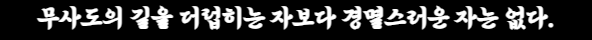
#> input picture inputs/usa_ending/O15_000148_592x40.png, 592 x 40 px
$ python make_png_contact_sheets.py ../../inputs/usa_ending --output-dir out
#> lines starting #> are read from the running program, lines starting #| are printed output that depends on the picture; after the words box and inside, x2 and y2 are one past the last pixel; in counts of white or black regions, pixels touching at a corner belong together
#!/usr/bin/env python3
"""Create labeled contact sheets for arbitrary PNG files."""

from __future__ import annotations

import argparse
from datetime import datetime
from pathlib import Path

from PIL import Image, ImageDraw, ImageFont


def checkerboard(width: int, height: int, cell: int = 8) -> Image.Image:
    image = Image.new("RGB", (width, height), "#d8d8d8")
    draw = ImageDraw.Draw(image)
    for y in range(0, height, cell):
        for x in range(0, width, cell):
            if (x // cell + y // cell) % 2:
                draw.rectangle((x, y, x + cell - 1, y + cell - 1), fill="#f0f0f0")
    return image


def main() -> None:
    parser = argparse.ArgumentParser()
    parser.add_argument("input_dir", type=Path)
    parser.add_argument("--output-dir", required=True, type=Path)
    parser.add_argument("--since", help="local ISO datetime lower bound")
    parser.add_argument("--name-prefix")
    parser.add_argument("--per-sheet", type=int, default=40)
    args = parser.parse_args()

    since = datetime.fromisoformat(args.since).timestamp() if args.since else None
    records = []
    for path in args.input_dir.glob("*.png"):
        if since is not None and path.stat().st_mtime < since:
            continue
        if args.name_prefix and not path.name.startswith(args.name_prefix):
            continue
        with Image.open(path) as image:
#> image is the input picture: PIL image 592x40 RGBA; mean R, G, B, A 49.9, 49.9, 49.9, 255
            records.append(
                {
                    "path": path,
                    "width": image.width,
                    "height": image.height,
                    "mtime": path.stat().st_mtime,
                }
            )
    records.sort(key=lambda item: (item["mtime"], item["path"].name))
    args.output_dir.mkdir(parents=True, exist_ok=True)

    columns = 4
    cell_width = 300
    cell_height = 235
    image_box = (280, 180)
    font = ImageFont.load_default()
    outputs = []
    for page, start in enumerate(range(0, len(records), args.per_sheet), 1):
        page_records = records[start : start + args.per_sheet]
        rows = (len(page_records) + columns - 1) // columns
#> rows = 1
        sheet = Image.new("RGB", (columns * cell_width, rows * cell_height), "white")
#> sheet: PIL image 1200x235 RGB; every value is 255
        draw = ImageDraw.Draw(sheet)
        for index, record in enumerate(page_records):
            column = index % columns
#> column = 0
            row = index // columns
#> row = 0
            left = column * cell_width
#> left = 0
            top = row * cell_height
#> top = 0
            tile = checkerboard(*image_box)
#> in checkerboard, `image = Image.new("RGB", (width, height), "#d8d8d8")`: image: PIL image 280x180 RGB; every value is 216
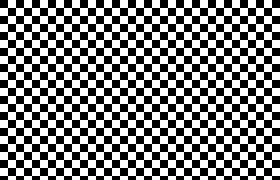
#> tile: PIL image 280x180 RGB; values 216 (black) and 240 (white), 50% white; 1 white region, box (x1, y1, x2, y2) and area: (0, 0, 280, 180) 25184
            with Image.open(record["path"]) as opened:
                source = opened.convert("RGBA")
            scale = min(
                image_box[0] / max(1, source.width),
                image_box[1] / max(1, source.height),
            )
#> scale = 0.473
            scale = min(4.0, max(1.0, scale))
#> scale = 1
            resized = source.resize(
                (
                    max(1, int(source.width * scale)),
                    max(1, int(source.height * scale)),
                ),
                Image.Resampling.NEAREST,
            )
            if resized.width > image_box[0] or resized.height > image_box[1]:
                resized.thumbnail(image_box, Image.Resampling.NEAREST)
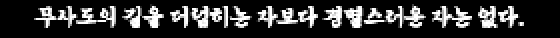
#> resized: PIL image 280x19 RGBA (shown 2 times larger); mean R, G, B, A 49.5, 49.5, 49.5, 255
            x = (image_box[0] - resized.width) // 2
#> x = 0
            y = (image_box[1] - resized.height) // 2
#> y = 80
            tile.paste(resized, (x, y), resized)
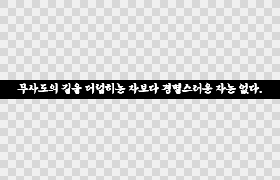
#> tile: PIL image 280x180 RGB; min 0, max 255, mean 209.2
            sheet.paste(tile, (left + 10, top + 5))
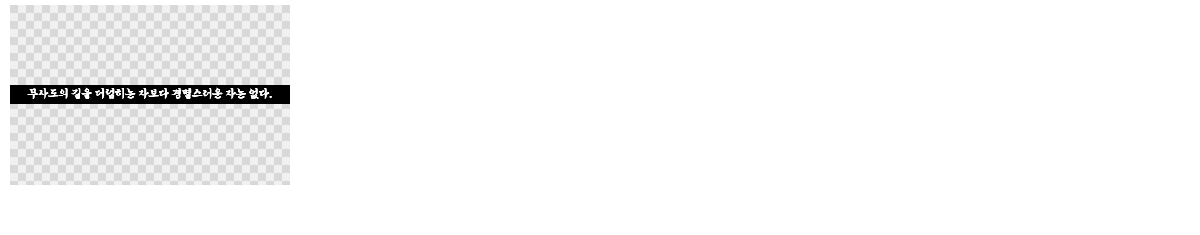
#> sheet: PIL image 1200x235 RGB; min 0, max 255, mean 246.8
            label = (
                f"{record['path'].name}\n"
                f"{record['width']}x{record['height']}"
            )
            draw.multiline_text((left + 10, top + 190), label, fill="black", font=font)
        output = args.output_dir / f"png_contact_{page:03d}.png"
        sheet.save(output)
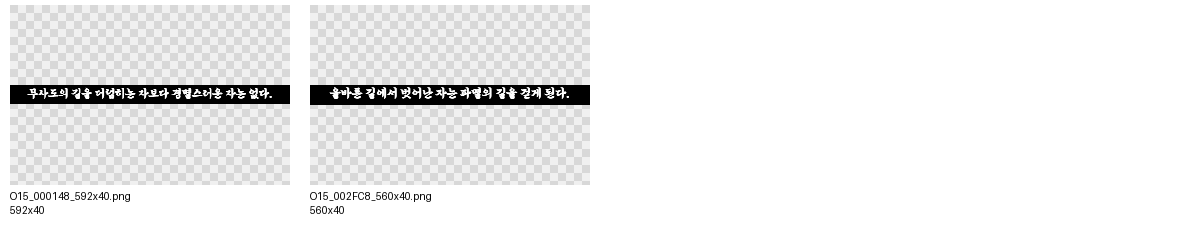
#> saved as png_contact_001.png: PIL image 1200x235 RGB; min 0, max 255, mean 237.8
        outputs.append(output)
    print(f"records={len(records)}")
#| records=2
    print(f"sheets={len(outputs)}")
#| sheets=1
    for output in outputs:
        print(output)
#> this loop made 1 pass
#| out/png_contact_001.png


if __name__ == "__main__":
    main()
